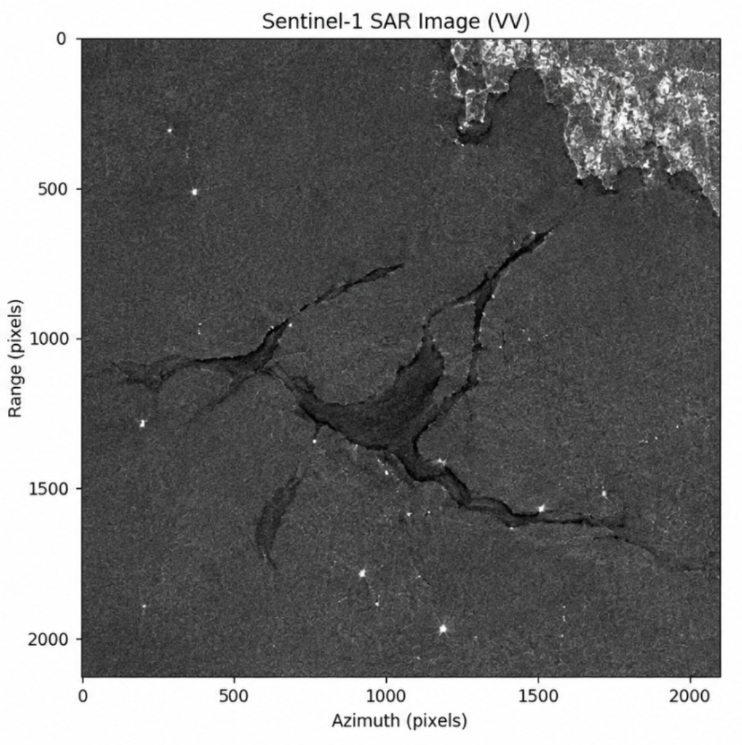
#> input picture data/synthetic_sar/images/sar_001.png, 742 x 745 px
$ python -i preprocess.py   (imports and definitions only)
#> lines starting #> are read from the running program, lines starting #| are printed output that depends on the picture
from pathlib import Path

import numpy as np
from PIL import Image

REPO_ROOT = Path(__file__).resolve().parents[4]
BACKEND_ROOT = Path(__file__).resolve().parents[3]


def load_image(image_path: str | Path, input_channels: int = 3) -> np.ndarray:
#> called with input_channels = 3
    path = resolve_image_path(image_path)
    if not path.exists():
        raise FileNotFoundError(f"Image not found: {path}")

    mode = "L" if input_channels == 1 else "RGB"
    image = Image.open(path).convert(mode)
    return np.asarray(image)


def resolve_image_path(image_path: str | Path) -> Path:
    path = Path(image_path)
    candidates = [path] if path.is_absolute() else [path, BACKEND_ROOT / path, REPO_ROOT / path]
    for candidate in candidates:
        resolved = candidate.resolve()
        if _is_allowed_project_path(resolved) and resolved.exists():
            return resolved
    return candidates[-1].resolve()


def _is_allowed_project_path(path: Path) -> bool:
    allowed_roots = (REPO_ROOT.resolve(), BACKEND_ROOT.resolve())
    return any(path == root or root in path.parents for root in allowed_roots)


def resize_image(image: np.ndarray, image_size: int) -> np.ndarray:
#> called with image_size = 256
    pil_image = Image.fromarray(image)
    resized = pil_image.resize((image_size, image_size), Image.Resampling.BILINEAR)
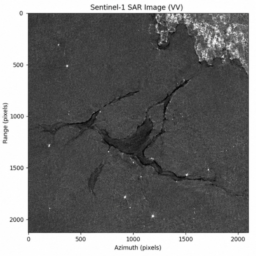
#> resized: PIL image 256x256 RGB; mean R, G, B 115.4, 115.4, 115.4
    return np.asarray(resized)


def resize_mask(mask: np.ndarray, image_size: int) -> np.ndarray:
    pil_mask = Image.fromarray(mask)
    resized = pil_mask.resize((image_size, image_size), Image.Resampling.NEAREST)
    return np.asarray(resized)


def normalize_image(image: np.ndarray) -> np.ndarray:
    image_float = image.astype(np.float32) / 255.0
    return image_float


def median_speckle_filter(image: np.ndarray, kernel_size: int = 3) -> np.ndarray:
    try:
        import cv2
    except ImportError as exc:
        raise RuntimeError("opencv-python is required for speckle filtering") from exc

    return cv2.medianBlur(image, kernel_size)


def preprocess_image(
    image_path: str | Path,
    image_size: int = 256,
    apply_speckle_filter: bool = False,
    input_channels: int = 3,
) -> np.ndarray:
    image = load_image(image_path, input_channels=input_channels)
    if apply_speckle_filter:
        image = median_speckle_filter(image)
    image = resize_image(image, image_size)
    return normalize_image(image)


def to_chw_tensor_array(image: np.ndarray) -> np.ndarray:
    if image.ndim == 2:
        image = image[..., None]
    return np.transpose(image, (2, 0, 1)).astype(np.float32)

>>> result = preprocess_image('../../../../data/synthetic_sar/images/sar_001.png')

$ run again, on data/synthetic_sar/images/sar_002.png
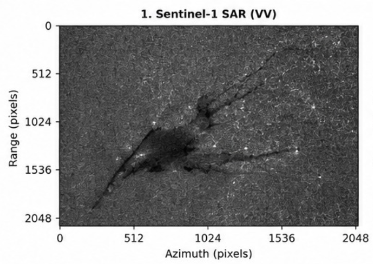
#> input picture data/synthetic_sar/images/sar_002.png, 373 x 264 px
#> in resize_image, `resized = pil_image.resize((image_size, image_size), Image.Resampling...`:
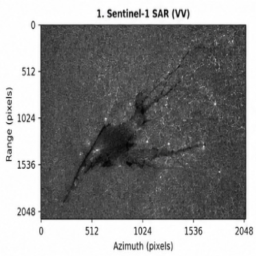
#> resized: PIL image 256x256 RGB; mean R, G, B 138.5, 138.5, 138.5

$ run again, on data/synthetic_sar/images/sar_003.png
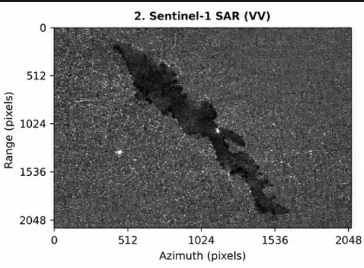
#> input picture data/synthetic_sar/images/sar_003.png, 364 x 268 px
#> in resize_image, `resized = pil_image.resize((image_size, image_size), Image.Resampling...`:
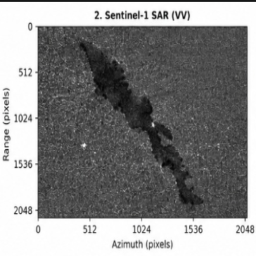
#> resized: PIL image 256x256 RGB; mean R, G, B 137.4, 137.4, 137.4

$ run again, on data/synthetic_sar/images/sar_004.png
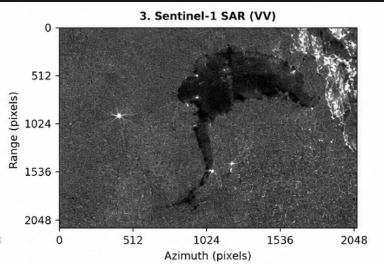
#> input picture data/synthetic_sar/images/sar_004.png, 384 x 265 px
#> in resize_image, `resized = pil_image.resize((image_size, image_size), Image.Resampling...`:
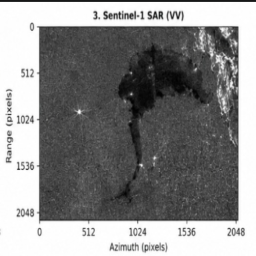
#> resized: PIL image 256x256 RGB; mean R, G, B 140.1, 140.1, 140.1
